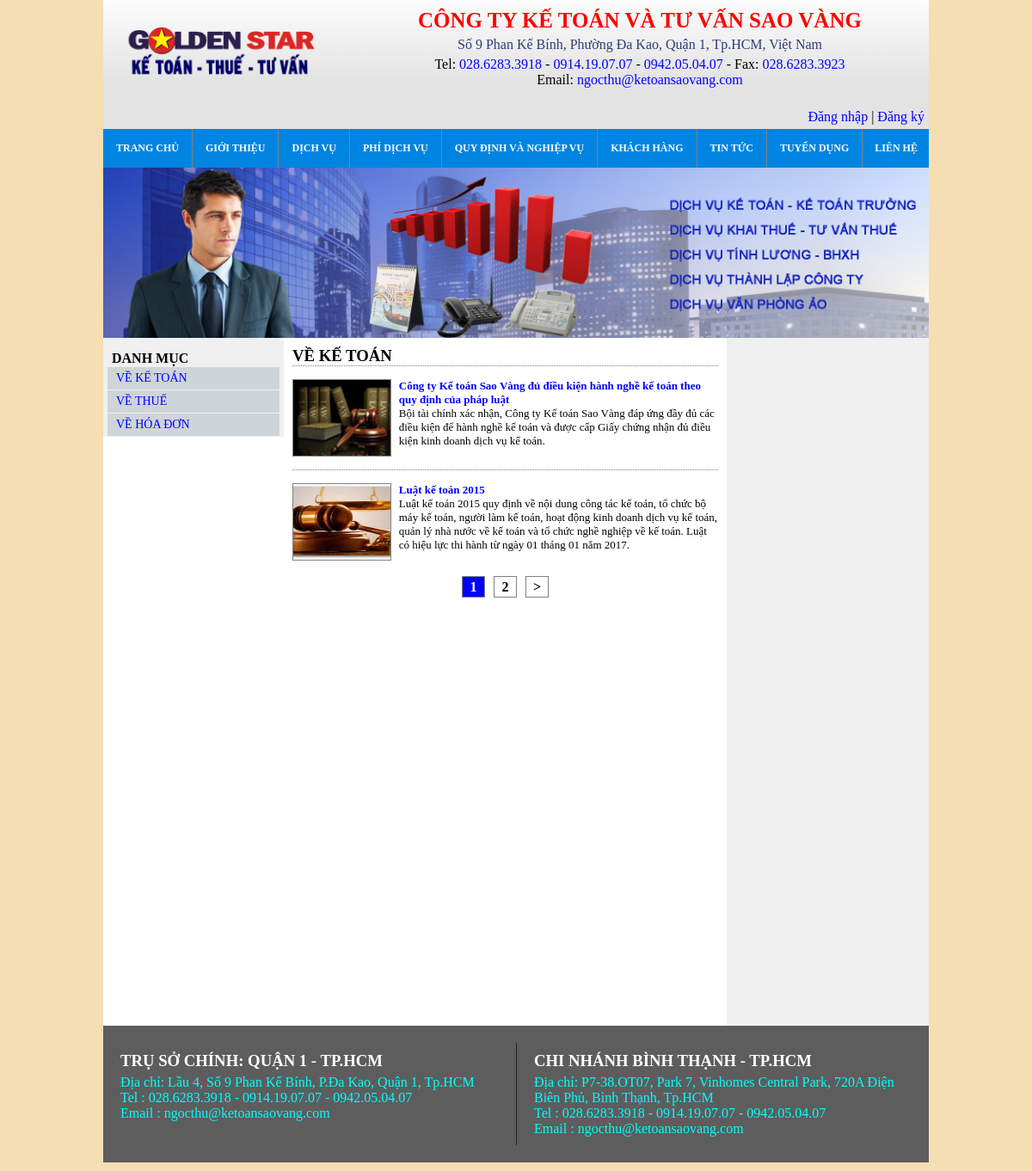
The app's page /quydinhnghiepvu/ with its own data.
### trangchu/models.py (models this page shows)
class Menu(models.Model):
    menu_parent = models.ForeignKey('self', on_delete=models.CASCADE, default = None,  blank=True, null=True)
    menu_title = models.CharField(max_length = 255, unique=True)
    menu_link = models.CharField(max_length=500)
    menu_order = models.IntegerField(default=0)
    def __str__(self):
        return self.menu_title

### quydinhnghiepvu/models.py (models this page shows, shortened)
class QuyDinhNghiepVu(models.Model):
    menu = models.ForeignKey(Menu, on_delete=models.CASCADE, default = 1)
    tieu_de = models.CharField(max_length = 255)
    mo_ta_ngan = models.TextField()
    image = models.ImageField(upload_to='images/')
    noi_dung = models.TextField()

### quydinhnghiepvu/views.py (the view)
# urls.py: path('', views.quy_dinh_nghiep_vu, name='quy_dinh_nghiep_vu'),
def quy_dinh_nghiep_vu(request):
    danh_muc = Menu.objects.filter(menu_parent = Menu.objects.get(menu_link='/quydinhnghiepvu/'))
    list_danh_muc_nghiep_vu = QuyDinhNghiepVu.objects.filter(menu = danh_muc[0])
    page = request.GET.get('page', 1)
    paginator = Paginator(list_danh_muc_nghiep_vu, 2)
    try:
        danhmucnghiepvus = paginator.page(page)
    except PageNotAnInteger:
        danhmucnghiepvus = paginator.page(1)
    except EmptyPage:
        danhmucnghiepvus = paginator.page(paginator.num_pages)
    return render(request, 'quydinhnghiepvu/quydinhnghiepvu_main.html', {'main_menu':create_menu(None),
                                                                         'danh_muc': danh_muc,
                                                                         'danhmucnghiepvus': danhmucnghiepvus,
                                                                         'xu_ly_phan_trang':phan_trang(danhmucnghiepvus.number, danhmucnghiepvus.paginator.num_pages, 2)})

### trangchu/views.py (called while the page is built)
def create_menu(node):
    items = Menu.objects.filter(menu_parent = node).order_by("menu_order")
    main_menu = []
    for item in items:
        main_menu.append({
            "item":item,
            "children": create_menu(item),
        })
    return main_menu

### quydinhnghiepvu/templates/quydinhnghiepvu/quydinhnghiepvu_main.html (shortened to what this page needs)
{% extends 'quydinhnghiepvu/quydinhnghiepvu_base.html' %}
{% block left_menu %}
{% for loai_quy_dinh_nghiep_vu in danh_muc %}
<li>
    <a href="{% url 'quy_dinh_nghiep_vu_theo_danh_muc' loai_quy_dinh_nghiep_vu.id %}">
        {{loai_quy_dinh_nghiep_vu}}
    </a>
</li>
{% endfor %}
{% endblock %}
{% block main_content %}
<h3>{{ danhmucnghiepvus.0.menu }}</h3>
{% for quydinhnghiepvu in danhmucnghiepvus %}
<div class="item">
    <a href="{% url 'quy_dinh_nghiep_vu_chi_tiet' quydinhnghiepvu.id %}"><img src="{{ quydinhnghiepvu.image.url }}" alt=""></a>
    <div class="content">
        <h4><a href="{% url 'quy_dinh_nghiep_vu_chi_tiet' quydinhnghiepvu.id %}">{{ quydinhnghiepvu.tieu_de }}</a></h4>
        {{ quydinhnghiepvu.mo_ta_ngan|safe }}
    </div>
</div>
{% endfor %}
{% if danhmucnghiepvus.paginator.num_pages > 1 %}
<ul class="naginator">
    {% for page in danhmucnghiepvus.paginator.page_range %}
    {% if danhmucnghiepvus.number == page %}
    <li><span>{{page}}</span></li>
    {% elif page >= xu_ly_phan_trang.trang_bat_dau and page <= xu_ly_phan_trang.trang_ket_thuc %}
    <li><a href="?page={{page}}">{{page}}</a></li>
    {% endif %}
    {% endfor %}
    {% if danhmucnghiepvus.has_next %}
    <li><a href="?page={{ danhmucnghiepvus.next_page_number}}">	&gt;</a></li>
    {% endif %}
</ul>
{% endif %}
{% endblock %}

### quydinhnghiepvu/templates/quydinhnghiepvu/quydinhnghiepvu_base.html
{% extends 'base.html' %}
{% block left_content %}
<div class="left_menu">
    <div class="title">
        DANH MỤC
    </div>
    <ul class="items">
        {% block left_menu %}{% endblock %}
    </ul>
</div>
<div class="right">
        {% block main_content %}{% endblock %}
</div>
{% endblock %}

### trangchu/templates/base.html (shortened to what this page needs)
<!DOCTYPE html>
{% load static %}
<html lang="en">
<head>
    <link rel="stylesheet" href="{% static 'css/style.css' %}" />
</head>
<body>
    <header>
        <div id="logo">
            <a href="">
                    <img src="{% static 'images/LOGO_SAOVANG_KT_THUE_TV_02_2.png' %}" alt="Không thể load logo!">
            </a>
        </div>
        <div class="right">
            <h1>CÔNG TY KẾ TOÁN VÀ TƯ VẤN SAO VÀNG</h1>
            <p class="dia_chi">Số 9 Phan Kế Bính, Phường Đa Kao, Quận 1, Tp.HCM, Việt Nam</p>
            <p>Tel:
                <span>028.6283.3918</span> -
                <span>0914.19.07.07</span> -
                <span>0942.05.04.07</span> -
                Fax: <span>028.6283.3923</span>
            </p>
            <p>Email: <span>ngocthu@ketoansaovang.com</span></p>
        </div>
        <div class="sign_in_sign_out">
            <p>
                <a href="#">Đăng nhập</a> | <a href="#">Đăng ký</a>
            </p>
        </div>
    </header>
    <nav>
        <ul>
            {% for item in main_menu %}
            <li><a href="{{item.item.menu_link}}">{{ item.item }}</a>
            </li>
            {% endfor %}
        </ul>
    </nav>
    <div class="container">
        <img src="{% static 'images/keToanBanner.png' %}" alt="">
        <div class="left_content">
            {% block left_content %}{% endblock %}
        </div>
        <div class="right_content"></div>
    </div>
    <footer>
        <div class="content">
            <h3>TRỤ SỞ CHÍNH: QUẬN 1 - TP.HCM</h3>
            <p><span>Địa chỉ</span>: <span>Lầu 4, Số 9 Phan Kế Bính, P.Đa Kao, Quận 1, Tp.HCM</span></p>
            <p>
                <span>Tel</span>
                :
                <span>028.6283.3918 - 0914.19.07.07 - 0942.05.04.07</span>
            </p>
            <p>
                <span>Email</span>
                :
                <span>ngocthu@ketoansaovang.com</span>
            </p>
        </div>
        <div class="content">
            <h3>CHI NHÁNH BÌNH THẠNH - TP.HCM</h3>
            <p><span>Địa chỉ</span>: <span>P7-38.OT07, Park 7, Vinhomes Central Park, 720A Điện Biên Phủ, Bình Thạnh, Tp.HCM</span></p>
            <p>
                <span>Tel</span>
                :
                <span>028.6283.3918 - 0914.19.07.07 - 0942.05.04.07</span>
            </p>
            <p>
                <span>Email</span>
                :
                <span>ngocthu@ketoansaovang.com</span>
            </p>
        </div>
    </footer>
</body>
</html>

### static/CSS/style.css (style rules this page uses)
* { margin: 0px; padding: 0px; box-sizing: border-box; }
body { background-color: wheat; }
header { height: 160px; width: 960px; padding: 0px; margin: 0px auto; margin-top: -10px; background: rgb(227,227,227); background: linear-gradient(0deg, rgba(227,227,227,1) 35%, rgba(255,255,255,1) 100%); position: relative; }
header #logo { display: block; float: left; margin: 0; width: 30%; height: 100%; text-align: center; display: flex; flex-wrap: wrap; align-content:center; }
header #logo img { width: 250px; }
header .right { display: block; text-align: center; padding-top: 20px; }
header .right h1 { font-size: 25px; padding-bottom: 5px; color: red; }
header .right .dia_chi { padding-bottom: 5px; color: #01125ace; }
header .right span { color: blue; }
header .sign_in_sign_out { position: absolute; right: 5px; bottom: 5px; }
header .sign_in_sign_out a { text-decoration: none; color: blue; }
nav { width: 960px; margin:0 auto; padding: 0; font-size: 12px; }
nav li { list-style: none; }
nav > ul > li { float: left; }
nav a { padding: 15px 15px; color: white; font-weight: bold; text-decoration: none; display: inline-block; background-color: #0084e2; }
nav>ul { text-align: center; }
nav>ul>li { position: relative; }
nav>ul>li>a { border-right: 1px solid gray; }
nav>ul>li:last-child>a { padding-left: 14px; padding-right: 13px; border-right: none; }
.container { width: 960px; margin:0 auto; background-color: white; }
.container::after { content: ""; clear: both; display: table; }
.container img { width: 960px; display: block; }
.container .left_content { width: 725px; display: block; float: left; }
.container .right_content { width: 235px; float: right; height: 800px; background-color: #f0f0f0; }
.container .left_content > div.right, .container .left_content > div.left_menu { float: left; }
.container .left_content .left_menu { width: 210px; background-color: #f0f0f0; }
.container .left_content .right { width: 495px; }
footer { background-color: #5e5d5d; width: 960px; margin:0 auto; }
footer::after { content: " "; clear: both; display: table; }
footer h3 { color: white; margin-bottom: 5px; }
footer .content { float: left; width: 50%; box-sizing: border-box; padding: 10px 20px; margin: 20px 0px; color: rgb(0, 255, 255) }
footer .content:not(:first-child) { border-left: 1px solid rgba(0, 0, 0, 0.623); }
.left_menu .title { font-weight: bold; padding-top: 15px; padding-left: 10px; font-size: 16px; }
.left_menu li { list-style: none; }
.left_menu a { display: block; padding-top: 5px; padding-bottom: 5px; padding-left: 10px; margin: 1px 5px; font-size: 14px; text-decoration: none; background-color: #cfd4d8f6; color: blue; text-transform: capitalize; }
.container .right { margin: 10px; }
.container .right .item::after { content: ""; clear: both; display: table; }
.container .right .item { border-top: 1px dotted gray; padding-top: 15px; padding-bottom:15px; }
.container .right .item > a { display: block; float: left; width: 25%; }
.container .right .item img { width: 115px; height: 90px; display: block; border: 1px solid gray; }
.container .right .item .content { display: block; float: left; width: 75%; font-size: 13px; }
.container .right .item .content a { text-decoration: none; color:blue; }
.container .right .item .content h4, .container .right .item .content p, .container .right .item .content div { font-size: 13px; }
.container .right .naginator { text-align: center; display: block; }
.container .right .naginator::after { content: ""; clear: both; display: table; }
.container .right .naginator li { list-style: none; display: inline-block; }
.container .right .naginator span { margin: 3px; border: 1px solid gray; color: white; font-weight: bold; background-color: blue; display: block; width: 27px; line-height: 23px; }
.container .right .naginator a { margin: 3px; border: 1px solid gray; text-decoration: none; color: black; font-weight: bold; display: block; width: 27px; line-height: 23px; }

### records on screen
Menu: item "TRANG CHỦ"
Menu: item "GIỚI THIỆU"
Menu: item "DỊCH VỤ"
Menu: item "PHÍ DỊCH VỤ"
Menu: item "QUY ĐỊNH VÀ NGHIỆP VỤ"
Menu: item "KHÁCH HÀNG"
Menu: item "TIN TỨC"
Menu: item "TUYỂN DỤNG"
Menu: item "LIÊN HỆ"
Menu: menu_title "VỀ KẾ TOÁN"
Menu: menu_title "VỀ THUẾ"
Menu: menu_title "VỀ HÓA ĐƠN"
QuyDinhNghiepVu: menu.menu_title "VỀ KẾ TOÁN", image (picture), tieu_de "Công ty Kế toán Sao Vàng đủ điều kiện hành nghề kế toán theo quy định của pháp luật", mo_ta_ngan "Bội tài chính xác nhận, Công ty Kế toán Sao Vàng đáp ứng đầy đủ các điều kiện để hành nghề kế toán và được cấp Giấy chứng nhận đủ điều kiện kinh doanh dịch vụ kế toán."
QuyDinhNghiepVu: image (picture), tieu_de "Luật kế toán 2015", mo_ta_ngan "Luật kế toán 2015 quy định về nội dung công tác kế toán, tổ chức bộ máy kế toán, người làm kế toán, hoạt động kinh doanh dịch vụ kế toán, quản lý nhà nước về kế toán và tổ chức nghề nghiệp về kế toán. Luật có hiệu lực thi hành từ ngày 01 tháng 01 năm 2017."

### other values on screen
{{ page }} "1"
{{ page }} "2"
